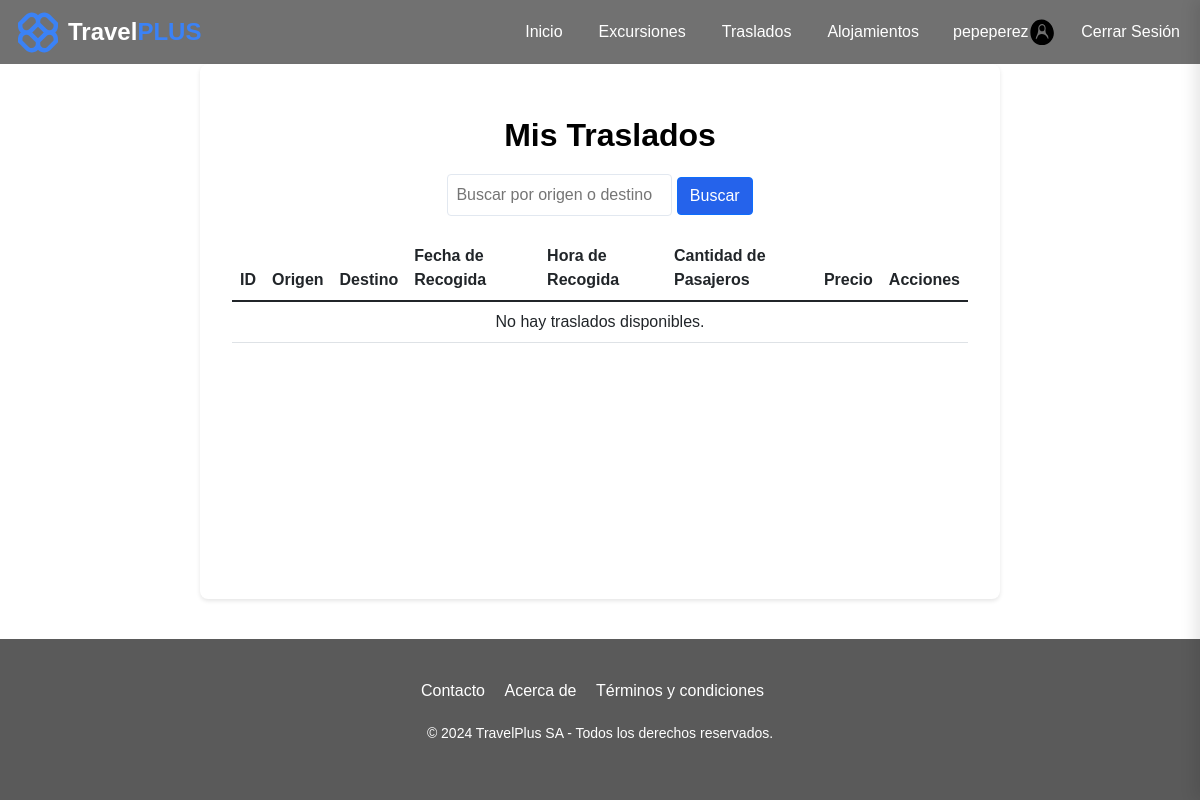
/index.php?app=traslado&action=view_new (signed in), run on an earlier commit of the app's database.
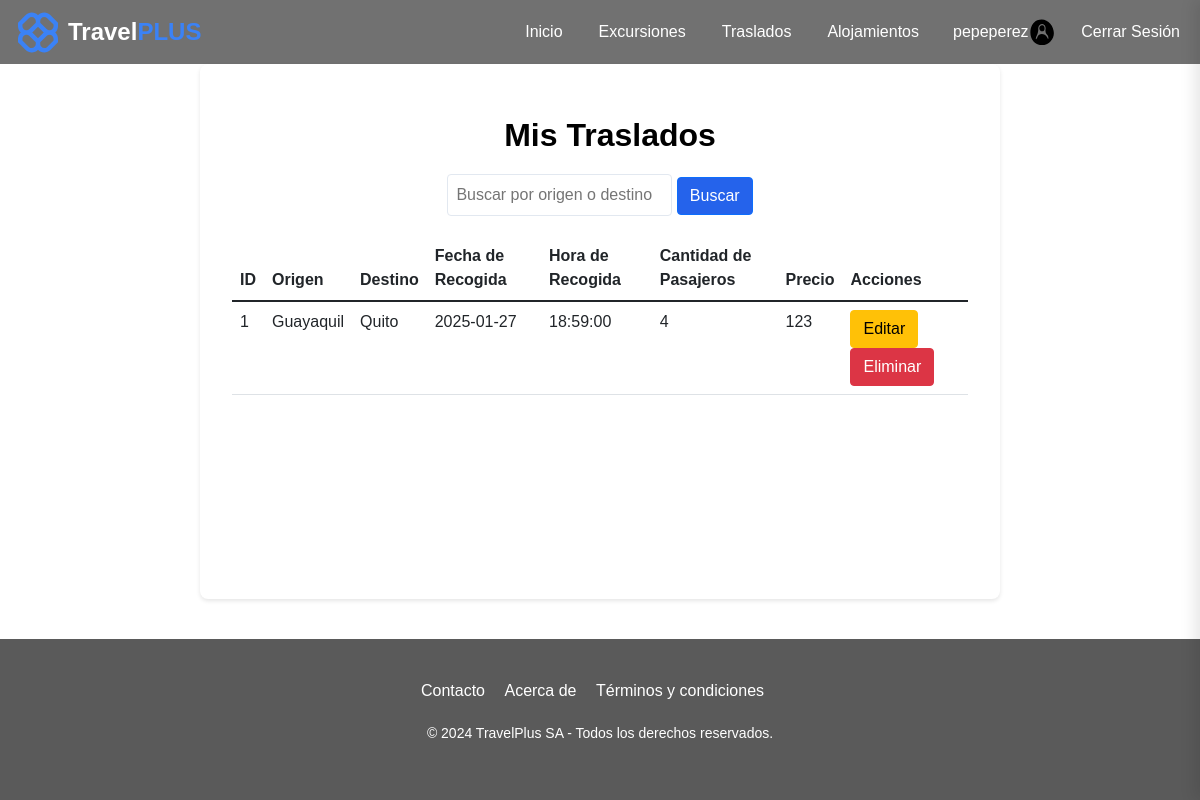
And on a later commit of the database.
### tables this page shows
CREATE TABLE traslado (
    id INT AUTO_INCREMENT PRIMARY KEY,
    origen VARCHAR(100) NOT NULL,
    destino VARCHAR(100) NOT NULL,
    fecha_recogida DATE NOT NULL,
    hora_recogida TIME NOT NULL,
    cantidad_pasajeros INT NOT NULL,
    precio DECIMAL(10, 2) NOT NULL
);

### controller/TrasladoController.php (called while the page is built, shortened)
<?php
require_once './model/dao/TrasladoDao.php';
require_once './model/dto/Traslado.php';
class TrasladoController
{
    private $model;
    public function __construct()
    {
        $this->model = new TrasladoDao();
    }
    public function view_new()
    {
        $traslados = $this->model->getTraslados();
        require_once './view/traslados/traslados.list.php';
    }
}
?>

### index.php (called while the page is built, shortened)
<?php
    $function = (!empty($_REQUEST['action'])) ? htmlentities($_REQUEST['action']) : DEFAULT_METHOD;
    $app = new $controller;
    $app->$function();
?>

### config/Connection.php (called while the page is built)
<?php
class Connection
{
    public static function getConnection()
    {
        $connection = null;
        try {
            $connection = new PDO(
                'mysql:host=localhost;dbname='. DB_NAME,
                DB_USERNAME,
                DB_PASSWORD
            );
            $connection->exec("SET NAMES 'utf8mb4'");
            $connection->setAttribute(
                PDO::ATTR_ERRMODE,
                PDO::ERRMODE_EXCEPTION
            );
        } catch (Exception $e) {
            echo "Error: " . $e->getMessage();
            die("error " . $e->getMessage());
        }
        return $connection;
    }
}
?>

### model/dao/TrasladoDao.php (called while the page is built, shortened)
<?php
require_once './config/Connection.php';
require_once './model/dto/Traslado.php';
class TrasladoDao
{
    private $conn;
    public function __construct()
    {
        $this->conn = Connection::getConnection();
    }
    public function getTraslados()
    {
        $sql = "SELECT * FROM traslado";
        try {
            $stmt = $this->conn->prepare($sql);
            $stmt->execute();
            $result = $stmt->fetchAll(PDO::FETCH_ASSOC);
            return $this->mapToTrasladoObjects($result);
        } catch (PDOException $err) {
            echo "Error al obtener traslados: " . $err->getMessage();
            return [];
        }
    }
    private function mapToTrasladoObject($data)
    {
        if ($data) {
            return new Traslado(
                $data['id'],
                $data['origen'],
                $data['destino'],
                $data['fecha_recogida'],
                $data['hora_recogida'],
                $data['cantidad_pasajeros'],
                $data['precio']
            );
        }
        return null;
    }
    private function mapToTrasladoObjects($dataArray)
    {
        $traslados = [];
        foreach ($dataArray as $data) {
            $traslados[] = $this->mapToTrasladoObject($data);
        }
        return $traslados;
    }
}
?>

### model/dto/Traslado.php (called while the page is built, shortened)
<?php
class Traslado{
    private int $id;
    private string $origen;
    private string $destino;
    private string $fecha_recogida;
    private string $hora_recogida;
    private int $cantidad_pasajeros;
    private float $precio;
    public function __construct(int $id, string $origen, string $destino, string $fecha_recogida, string $hora_recogida, int $cantidad_pasajeros, float $precio) {
        $this->id = $id;
        $this->origen = $origen;
        $this->destino = $destino;
        $this->fecha_recogida = $fecha_recogida;
        $this->hora_recogida = $hora_recogida;
        $this->cantidad_pasajeros = $cantidad_pasajeros;
        $this->precio = $precio;
    }
    public function getId(): int {
        return $this->id;
    }
    public function getOrigen(): string {
        return $this->origen;
    }
    public function getDestino(): string {
        return $this->destino;
    }
    public function getFechaRecogida(): string {
        return $this->fecha_recogida;
    }
    public function getHoraRecogida(): string {
        return $this->hora_recogida;
    }
    public function getCantidadPasajeros(): int {
        return $this->cantidad_pasajeros;
    }
    public function getPrecio(): float {
        return $this->precio;
    }
}
?>

### view/Traslados/Traslados.list.php (the view, shortened to what this page needs)
<?php
require_once HEADER;
?>
<main class="container">
    <h1 style="font-size: 2rem; text-align: center; font-weight: bold; padding-left: 20px; margin: 20px 0;">Mis Traslados</h1>
    <form method="post" action="index.php?app=traslado&action=search" style="text-align: center; margin-bottom: 20px;">
        <input type="text" name="search" placeholder="Buscar por origen o destino" required>
        <button type="submit" class="btn btn-primary">Buscar</button>
    </form>
    <table class="table" id="trasladoTable">
        <thead>
            <tr>
                <th>ID</th>
                <th>Origen</th>
                <th>Destino</th>
                <th>Fecha de Recogida</th>
                <th>Hora de Recogida</th>
                <th>Cantidad de Pasajeros</th>
                <th>Precio</th>
                <th>Acciones</th>
            </tr>
        </thead>
        <tbody>
            <?php if (isset($traslados) && !empty($traslados)) { ?>
                <?php foreach ($traslados as $traslado) { ?>
                    <tr>
                        <td><?php echo $traslado->getId(); ?></td>
                        <td><?php echo $traslado->getOrigen(); ?></td>
                        <td><?php echo $traslado->getDestino(); ?></td>
                        <td><?php echo $traslado->getFechaRecogida(); ?></td>
                        <td><?php echo $traslado->getHoraRecogida(); ?></td>
                        <td><?php echo $traslado->getCantidadPasajeros(); ?></td>
                        <td><?php echo $traslado->getPrecio(); ?></td>
                        <td>
                            <a href="index.php?app=traslado&action=view_edit&id=<?php echo $traslado->getId(); ?>" class="btn btn-warning">Editar</a>
                            <a href="index.php?app=traslado&action=delete_traslado&id=<?php echo $traslado->getId(); ?>" class="btn btn-danger" onclick="return confirm('¿Estás seguro de que deseas eliminar este traslado?')">Eliminar</a>
                        </td>
                    </tr>
                <?php } ?>
            <?php } else { ?>
                <tr>
                    <td colspan="8" style="text-align: center;">No hay traslados disponibles.</td>
                </tr>
            <?php } ?>
        </tbody>
    </table>
</main>
<?php require_once FOOTER; ?>

### view/templates/header.php (shortened to what this page needs)
<?php
$usuarioLogueado = isset($_SESSION['user_logged_in']) && $_SESSION['user_logged_in'];
?>
<!DOCTYPE html>
<html lang="en">
<head>
    <link href="https://cdn.jsdelivr.net/npm/bootstrap@5.1.3/dist/css/bootstrap.min.css" rel="stylesheet">
    <link href="https://cdnjs.cloudflare.com/ajax/libs/font-awesome/6.0.0-beta3/css/all.min.css" rel="stylesheet">
    <link rel="stylesheet" href="./assets/css/style.css">
    <link rel="stylesheet" href="./assets/css/home.css">
    <link rel="stylesheet" href="./assets/css/contacto.css">
    <link rel="stylesheet" href="./assets/css/nosotros.css">
    <link rel="stylesheet" href="./assets/css/politica.css">
    <link rel="stylesheet" href="./assets/css/excursiones.css">
    <link rel="stylesheet" href="./assets/css/excursion_new.css">
    <link rel="stylesheet" href="./assets/css/alojamientos.css">
</head>
<body>
    <header>
        <nav class="nav-main d-flex justify-content-between">
            <a href="index.php" style="text-decoration: none">
                <div class="nav-main-logo-container ps-2">
                    <img src="./assets/images/logo.svg" alt="logo de TravelPlus  SA">
                    <span class="logo-text d-none d-md-block">
                        Travel<span>PLUS</span>
                    </span>
                </div>
            </a>
            <div class="d-none d-md-flex justify-content-center align-items-center gap-3 nav-link-container">
            <?php
$loginRedirect = $usuarioLogueado === false ? 'index.php?app=user&action=login' : null;
?>
<a class="nav-options nav-main-link" href="<?php echo $loginRedirect ?: 'index.php'; ?>">Inicio</a>
<a class="nav-options nav-main-link" href="<?php echo $loginRedirect ?: 'index.php?app=excursion&action=index'; ?>">Excursiones</a>
<a class="nav-options nav-main-link" href="index.php?app=Traslado&action=index">Traslados</a>
<a class="nav-options nav-main-link" href="<?php echo $loginRedirect ?: '/pages/alojamientos.html'; ?>">Alojamientos</a>
                <?php if ($usuarioLogueado) { ?>
                    <div class="d-flex align-items-center">
                        <span class="nav-options nav-main-link ms-2"> <?php echo htmlspecialchars($_SESSION['username']); ?></span>
                        <img src="./assets/images/icons/Icono-sesion-iniciada.svg" alt="Usuario" class="user-icon">
                    </div>
                    <a class="nav-options nav-main-link" href="index.php?app=user&action=logout">Cerrar Sesión</a>
                <?php } else { ?>
                    <a class="btn-register nav-main-link" href="index.php?app=user&action=login">Iniciar Sesión</a>
                <?php } ?>
            </div>
        </nav>
    </header>

### view/templates/footer.php (shortened to what this page needs)
<footer>
    <section class="footer-links">
        <ul>
            <li><a href="index.php?app=index&action=index&p=contacto">Contacto</a></li>
            <li><a href="index.php?app=index&action=index&p=nosotros">Acerca de</a></li>
            <li><a href="index.php?app=index&action=index&p=privacidad">Términos y condiciones</a></li>
        </ul>
    </section>
    <p>&copy; 2024 TravelPlus SA - Todos los derechos reservados.</p>
</footer>
</body>
</html>

### assets/css/style.css (style rules this page uses)
:root { --color-primary: #3B82F6; --color-secondary: #6366F1; --color-tertiary: #F87171; --color-success: #10B981; --color-warning: #F59E0B; --color-dark: #111827; --color-light: #F9FAFB; --color-gray: #878787; --color-gray-light: #D1D5DB; --color-gray-dark: #4B5563; --color-white: #fff; }
.nav-main { background-color: #717171; color: #fff; padding: 10px; }
* { margin: 0; padding: 0; box-sizing: border-box; }
body { font-family: Arial, sans-serif; min-height: 100vh; display: flex; flex-direction: column; margin: 0; }
main { flex: 1 1 auto; width: 100%; min-height: 0; }
footer { margin-top: auto; width: 100%; position: relative; bottom: 0; }
.nav-link-container>a { color: white; text-decoration: none; padding: 10px; }
.logo-text { font-size: 24px; font-weight: 600; color: white; }
.logo-text>span { color: var(--color-primary); }
.nav-main-logo-container { display: flex; align-items: center; gap: 10px; }
footer { background-color: #5a5a5a; color: #ffffff; padding: 40px 20px; text-align: center; font-family: Arial, sans-serif; margin-top: 40px; }
footer .footer-links ul { list-style-type: none; padding: 0; }
footer .footer-links ul li { display: inline-block; margin-right: 15px; }
footer .footer-links ul li a { color: #fff; text-decoration: none; font-size: 16px; transition: color 0.3s ease; }
footer p { margin-top: 20px; font-size: 14px; }

### assets/css/contacto.css (style rules this page uses)
h1, h2 { color: black; }

### assets/css/nosotros.css (style rules this page uses)
:root { --primary-color: #004d99; --secondary-color: #e6f2ff; --accent-color: #ff6b6b; --text-color: #333; --light-bg: #f8f9fa; }

### assets/css/politica.css (style rules this page uses)
.nav-main { background-color: #717171; color: #fff; padding: 10px; display: flex; justify-content: space-between; align-items: center; }
.nav-main-logo-container { display: flex; align-items: center; gap: 10px; }
.logo-text { font-size: 24px; font-weight: 600; color: white; }

### assets/css/excursion_new.css (style rules this page uses)
:root { --primary: #2563eb; --error: #dc2626; --gray: #64748b; }
.container { max-width: 800px; margin: auto; background: white; padding: 2rem; border-radius: 8px; box-shadow: 0 2px 4px rgba(0, 0, 0, 0.1); }
input, select, textarea { padding: 0.5rem; border: 1px solid #e2e8f0; border-radius: 4px; }
button { padding: 0.5rem 1rem; border: none; border-radius: 4px; cursor: pointer; }
.btn-primary { background: var(--primary); color: white; }

What changed in the data, as far as the page shows it:
added traslado: id "1", origen "Guayaquil", destino "Quito", fecha_recogida "2025-01-27", hora_recogida "18:59:00", cantidad_pasajeros "4", precio "123"
Also different on the page:
text no longer shown: "No hay traslados disponibles."
